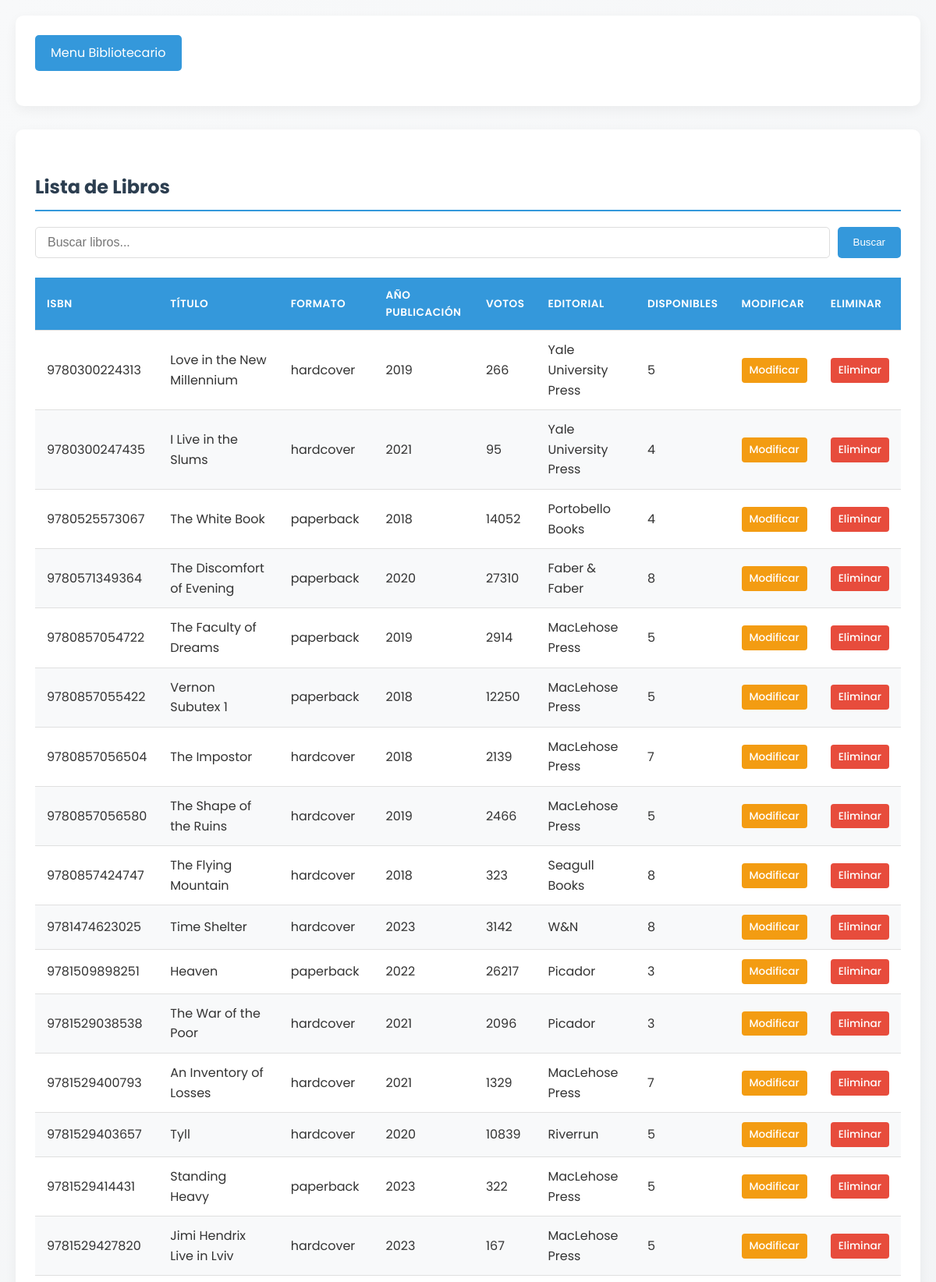
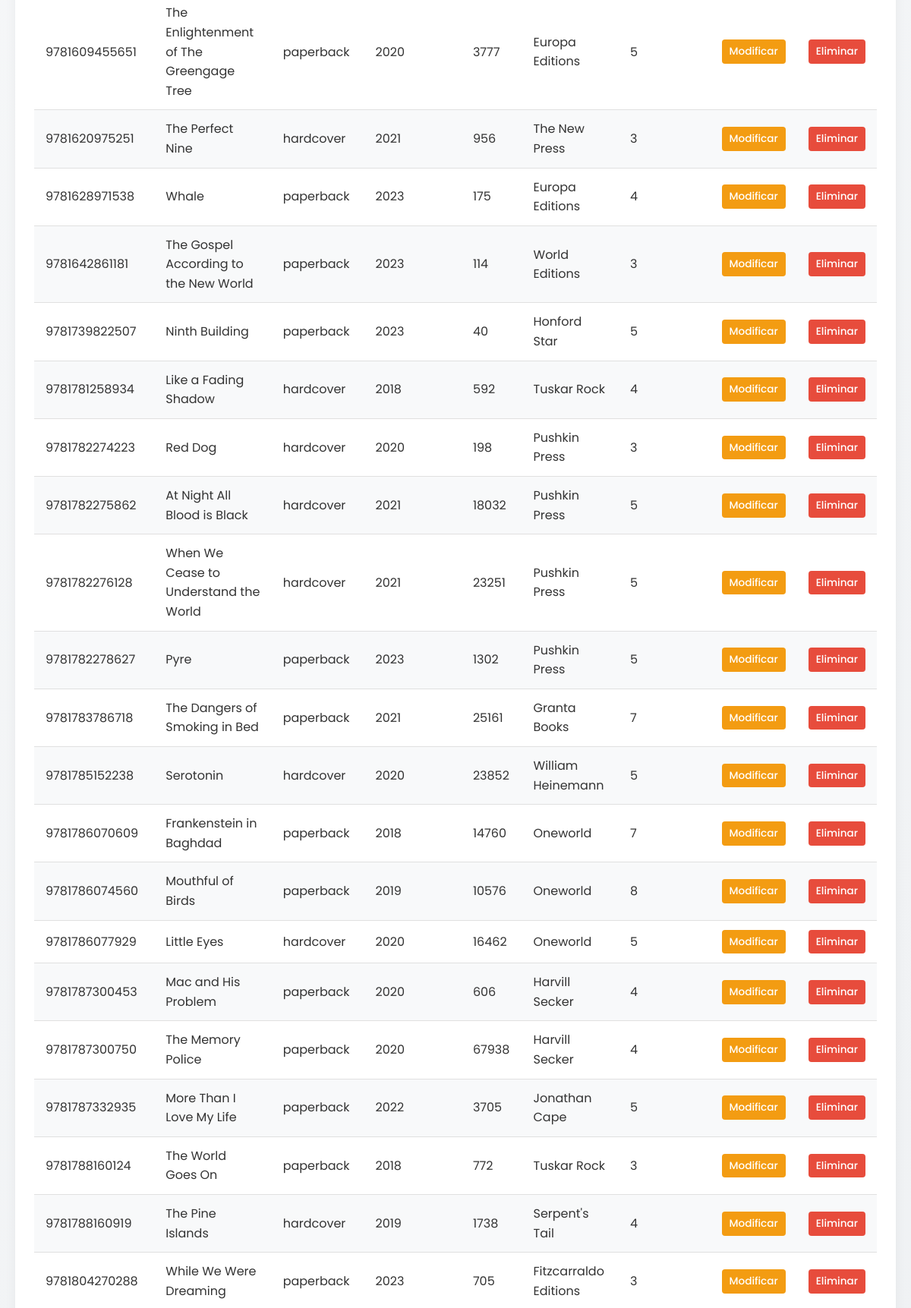
The app's page /libros.php (upper part) with its own data (2 pictures, top to bottom).
### tables this page shows
CREATE TABLE Tblibro (isbn INTEGER PRIMARY KEY, titulo_libro TEXT NOT NULL, formato_libro TEXT NOT NULL, año_libro INTEGER NOT NULL CHECK (año_libro > 0), votos_libro INTEGER DEFAULT 0 CHECK (votos_libro >= 0), editorial TEXT NOT NULL, disponible INTEGER DEFAULT 1);

### libros.php (the view, shortened to what this page needs)
<?php
include 'conexion.php';
$busqueda = $_GET['buscar'] ?? '';
$sql = "SELECT * FROM Tblibro WHERE
    titulo_libro LIKE :buscar OR
    formato_libro LIKE :buscar OR
    año_libro LIKE :buscar";
$stmt = $conexion->prepare($sql);
$stmt->execute(['buscar' => "%$busqueda%"]);
$libros = $stmt->fetchAll(PDO::FETCH_ASSOC);
?>
<!DOCTYPE html>
<html lang="es">
<head>
    <link rel="stylesheet" href="/BASESDEDATOS/TallerBases-master/css/Libros.css">
</head>
<body>
<div class="container">
    <div class="butoneria">
        <a href="menu_bibliotecario.php" class="menu-button">Menu Bibliotecario</a>
    </div>
</div>
<div class="container">
    <h2>Lista de Libros</h2>
    <form method="get" action="libros.php">
        <input type="text" name="buscar" placeholder="Buscar libros..." value="<?= htmlspecialchars($busqueda) ?>">
        <button type="submit">Buscar</button>
    </form>
    <div class="tabla-autores">
        <table>
            <thead>
                <tr>
                    <th>Isbn</th>
                    <th>Título</th>
                    <th>Formato</th>
                    <th>Año Publicación</th>
                    <th>Votos</th>
                    <th>Editorial</th>
                    <th>Disponibles</th>
                    <th>Modificar</th>
                    <th>Eliminar</th>
                </tr>
            </thead>
            <tbody>
                <?php if ($libros): ?>
                    <?php foreach ($libros as $libro): ?>
                    <tr>
                        <td><?= htmlspecialchars($libro['isbn']) ?></td>
                        <td><?= htmlspecialchars($libro['titulo_libro']) ?></td>
                        <td><?= htmlspecialchars($libro['formato_libro']) ?></td>
                        <td><?= htmlspecialchars($libro['año_libro']) ?></td>
                        <td><?= htmlspecialchars($libro['votos_libro']) ?></td>
                        <td><?= htmlspecialchars($libro['editorial']) ?></td>
                        <td><?= htmlspecialchars($libro['disponible']) ?></td>
                        <td>
                            <a href="modificar_libro.php?id=<?= urlencode($libro['isbn']) ?>" onclick="return confirm('¿Modificar este libro?')">Modificar</a>
                        </td>
                        <td>
                            <a href="eliminar_libro.php?id=<?= urlencode($libro['isbn']) ?>" onclick="return confirm('¿Eliminar este libro?')">Eliminar</a>
                        </td>
                    </tr>
                    <?php endforeach; ?>
                <?php else: ?>
                    <tr><td colspan="9">No se encontraron libros.</td></tr>
                <?php endif; ?>
            </tbody>
        </table>
    </div>
</div>
</body>
</html>

### css/Libros.css (style rules this page uses)
body { font-family: 'Poppins', sans-serif; background: linear-gradient(135deg, #f8f9fa 0%, #e9ecef 100%); margin: 0; padding: 20px; color: #333; line-height: 1.6; }
.container { max-width: 1200px; margin: 0 auto; background: white; padding: 25px; border-radius: 10px; box-shadow: 0 5px 15px rgba(0, 0, 0, 0.05); margin-bottom: 30px; }
h2 { color: #2c3e50; border-bottom: 2px solid #3498db; padding-bottom: 10px; margin-top: 30px; }
form[method="get"] { margin: 20px 0; display: flex; gap: 10px; }
form[method="get"] input[type="text"] { flex: 1; padding: 10px 15px; border: 1px solid #ddd; border-radius: 5px; font-size: 16px; }
form[method="get"] button { padding: 10px 20px; background-color: #3498db; color: white; border: none; border-radius: 5px; cursor: pointer; transition: background-color 0.3s; }
.tabla-autores { overflow-x: auto; margin: 25px 0; }
table { width: 100%; border-collapse: collapse; box-shadow: 0 2px 10px rgba(0, 0, 0, 0.05); }
th, td { padding: 12px 15px; text-align: left; border-bottom: 1px solid #e0e0e0; }
th { background-color: #3498db; color: white; font-weight: 600; text-transform: uppercase; font-size: 0.85rem; letter-spacing: 0.5px; }
tr:nth-child(even) { background-color: #f8f9fa; }
td a { display: inline-block; padding: 5px 10px; border-radius: 4px; text-decoration: none; font-weight: 500; font-size: 0.85rem; transition: all 0.3s; }
td a[href*="modificar"] { background-color: #f39c12; color: white; }
td a[href*="eliminar"] { background-color: #e74c3c; color: white; }
.butoneria { margin-bottom: 20px; }
.menu-button { display: inline-block; padding: 10px 20px; background-color: #3498db; color: white; text-decoration: none; border-radius: 5px; transition: all 0.3s; }

### records on screen
tblibro: isbn "9780300224313", titulo_libro "Love in the New Millennium", formato_libro "hardcover", año_libro "2019", votos_libro "266", editorial "Yale University Press", disponible "5"
tblibro: isbn "9780300247435", titulo_libro "I Live in the Slums", formato_libro "hardcover", año_libro "2021", votos_libro "95", editorial "Yale University Press", disponible "4"
tblibro: isbn "9780525573067", titulo_libro "The White Book", formato_libro "paperback", año_libro "2018", votos_libro "14052", editorial "Portobello Books", disponible "4"
tblibro: isbn "9780571349364", titulo_libro "The Discomfort of Evening", formato_libro "paperback", año_libro "2020", votos_libro "27310", editorial "Faber & Faber", disponible "8"
tblibro: isbn "9780857054722", titulo_libro "The Faculty of Dreams", formato_libro "paperback", año_libro "2019", votos_libro "2914", editorial "MacLehose Press", disponible "5"
tblibro: isbn "9780857055422", titulo_libro "Vernon Subutex 1", formato_libro "paperback", año_libro "2018", votos_libro "12250", editorial "MacLehose Press", disponible "5"
tblibro: isbn "9780857056504", titulo_libro "The Impostor", formato_libro "hardcover", año_libro "2018", votos_libro "2139", editorial "MacLehose Press", disponible "7"
tblibro: isbn "9780857056580", titulo_libro "The Shape of the Ruins", formato_libro "hardcover", año_libro "2019", votos_libro "2466", editorial "MacLehose Press", disponible "5"
tblibro: isbn "9780857424747", titulo_libro "The Flying Mountain", formato_libro "hardcover", año_libro "2018", votos_libro "323", editorial "Seagull Books", disponible "8"
tblibro: isbn "9781474623025", titulo_libro "Time Shelter", formato_libro "hardcover", año_libro "2023", votos_libro "3142", editorial "W&N", disponible "8"
tblibro: isbn "9781509898251", titulo_libro "Heaven", formato_libro "paperback", año_libro "2022", votos_libro "26217", editorial "Picador", disponible "3"
tblibro: isbn "9781529038538", titulo_libro "The War of the Poor", formato_libro "hardcover", año_libro "2021", votos_libro "2096", editorial "Picador", disponible "3"
tblibro: isbn "9781529400793", titulo_libro "An Inventory of Losses", formato_libro "hardcover", año_libro "2021", votos_libro "1329", editorial "MacLehose Press", disponible "7"
tblibro: isbn "9781529403657", titulo_libro "Tyll", formato_libro "hardcover", año_libro "2020", votos_libro "10839", editorial "Riverrun", disponible "5"
tblibro: isbn "9781529414431", titulo_libro "Standing Heavy", formato_libro "paperback", año_libro "2023", votos_libro "322", editorial "MacLehose Press", disponible "5"
tblibro: isbn "9781529427820", titulo_libro "Jimi Hendrix Live in Lviv", formato_libro "hardcover", año_libro "2023", votos_libro "167", editorial "MacLehose Press", disponible "5"
tblibro: isbn "9781609455651", titulo_libro "The Enlightenment of The Greengage Tree", formato_libro "paperback", año_libro "2020", votos_libro "3777", editorial "Europa Editions", disponible "5"
tblibro: isbn "9781620975251", titulo_libro "The Perfect Nine", formato_libro "hardcover", año_libro "2021", votos_libro "956", editorial "The New Press", disponible "3"
tblibro: isbn "9781628971538", titulo_libro "Whale", formato_libro "paperback", año_libro "2023", votos_libro "175", editorial "Europa Editions", disponible "4"
tblibro: isbn "9781642861181", titulo_libro "The Gospel According to the New World", formato_libro "paperback", año_libro "2023", votos_libro "114", editorial "World Editions", disponible "3"
tblibro: isbn "9781739822507", titulo_libro "Ninth Building", formato_libro "paperback", año_libro "2023", votos_libro "40", editorial "Honford Star", disponible "5"
tblibro: isbn "9781781258934", titulo_libro "Like a Fading Shadow", formato_libro "hardcover", año_libro "2018", votos_libro "592", editorial "Tuskar Rock", disponible "4"
tblibro: isbn "9781782274223", titulo_libro "Red Dog", formato_libro "hardcover", año_libro "2020", votos_libro "198", editorial "Pushkin Press", disponible "3"
tblibro: isbn "9781782275862", titulo_libro "At Night All Blood is Black", formato_libro "hardcover", año_libro "2021", votos_libro "18032", editorial "Pushkin Press", disponible "5"
tblibro: isbn "9781782276128", titulo_libro "When We Cease to Understand the World", formato_libro "hardcover", año_libro "2021", votos_libro "23251", editorial "Pushkin Press", disponible "5"
tblibro: isbn "9781782278627", titulo_libro "Pyre", formato_libro "paperback", año_libro "2023", votos_libro "1302", editorial "Pushkin Press", disponible "5"
tblibro: isbn "9781783786718", titulo_libro "The Dangers of Smoking in Bed", formato_libro "paperback", año_libro "2021", votos_libro "25161", editorial "Granta Books", disponible "7"
tblibro: isbn "9781785152238", titulo_libro "Serotonin", formato_libro "hardcover", año_libro "2020", votos_libro "23852", editorial "William Heinemann", disponible "5"
tblibro: isbn "9781786070609", titulo_libro "Frankenstein in Baghdad", formato_libro "paperback", año_libro "2018", votos_libro "14760", editorial "Oneworld", disponible "7"
tblibro: isbn "9781786074560", titulo_libro "Mouthful of Birds", formato_libro "paperback", año_libro "2019", votos_libro "10576", editorial "Oneworld", disponible "8"
tblibro: isbn "9781786077929", titulo_libro "Little Eyes", formato_libro "hardcover", año_libro "2020", votos_libro "16462", editorial "Oneworld", disponible "5"
tblibro: isbn "9781787300453", titulo_libro "Mac and His Problem", formato_libro "paperback", año_libro "2020", votos_libro "606", editorial "Harvill Secker", disponible "4"
tblibro: isbn "9781787300750", titulo_libro "The Memory Police", formato_libro "paperback", año_libro "2020", votos_libro "67938", editorial "Harvill Secker", disponible "4"
tblibro: isbn "9781787332935", titulo_libro "More Than I Love My Life", formato_libro "paperback", año_libro "2022", votos_libro "3705", editorial "Jonathan Cape", disponible "5"
tblibro: isbn "9781788160124", titulo_libro "The World Goes On", formato_libro "paperback", año_libro "2018", votos_libro "772", editorial "Tuskar Rock", disponible "3"
tblibro: isbn "9781788160919", titulo_libro "The Pine Islands", formato_libro "hardcover", año_libro "2019", votos_libro "1738", editorial "Serpent's Tail", disponible "4"
tblibro: isbn "9781804270288", titulo_libro "While We Were Dreaming", formato_libro "paperback", año_libro "2023", votos_libro "705", editorial "Fitzcarraldo Editions", disponible "3"
